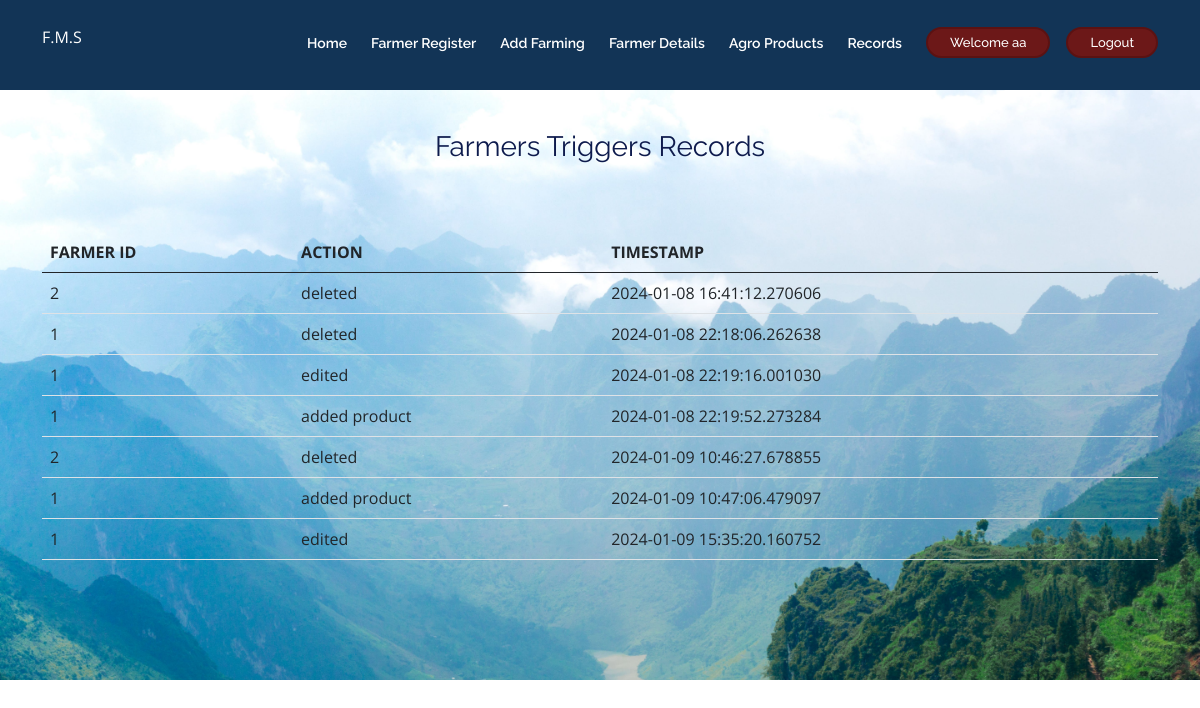
/triggers (signed in), run on the app's committed database.
### main.py (models this page shows)
class User(UserMixin,db.Model):
    id=db.Column(db.Integer,primary_key=True)
    username=db.Column(db.String(50))
    email=db.Column(db.String(50),unique=True)
    password=db.Column(db.String(1000))

class Trig(db.Model):
    id=db.Column(db.Integer,primary_key=True)
    fid=db.Column(db.String(100))
    action=db.Column(db.String(100))
    timestamp=db.Column(db.String(100))

### main.py (the view)
@app.route('/triggers')
@login_required
def triggers():
    query=Trig.query.all()
    return render_template('triggers.html',query=query)

### main.py (called while the page is built)
@login_manager.user_loader
def load_user(user_id):
    return User.query.get(int(user_id))

### templates/triggers.html (shortened to what this page needs)
<!DOCTYPE html>
<html lang="en">
  <head>
  <link href="static/assets/vendor/bootstrap/css/bootstrap.min.css" rel="stylesheet">
  <link href="static/assets/vendor/venobox/venobox.css" rel="stylesheet">
  <link href="static/assets/vendor/font-awesome/css/font-awesome.min.css" rel="stylesheet">
  <link href="static/assets/vendor/owl.carousel/assets/owl.carousel.min.css" rel="stylesheet">
  <link href="static/assets/vendor/aos/aos.css" rel="stylesheet">
  <link href="static/assets/css/style.css" rel="stylesheet">
  </head>
  <body>
    <header id="header" style="background-color:#123456;">
      <div class="container" >
        <div id="logo" class="pull-left" >
          <a href="/" class="scrollto" >F.M.S</a>
        </div>
        <nav id="nav-menu-container">
          <ul class="nav-menu">
            <li class="{% block home %}
            {% endblock home %}"><a href="/" >Home</a></li>
            <li><a href="/register">Farmer Register</a></li>
            <li><a href="/addfarming">Add Farming</a></li>
            <li><a href="/farmerdetails">Farmer Details</a></li>
            <li><a href="/agroproducts">Agro Products</a></li>
            <li><a href="/triggers">Records</a></li>
            {% if current_user.is_authenticated  %}
            <li class="buy-tickets"><a href="">Welcome {{current_user.username}}</a></li>
              <li class="buy-tickets"><a href="/logout">Logout</a></li>
            {% else %}
            <li class="buy-tickets"><a href="/signup">Signin</a></li>
            {% endif %}
          </ul>
        </nav>
      </div>
    </header>
    <div id="trigg">
      {% block body %}
      <h3 class="text-center" ><span>Farmers Triggers Records</span> </h3>
      <br>
      <div class="container mt-4">
        <table class="table">
          <thead class="thead-light">
            <tr>
              <th scope="col">FARMER ID</th>
              <th scope="col">ACTION</th>
              <th scope="col">TIMESTAMP</th>
            </tr>
          </thead>
          <tbody>
          {% for post in query %}
            <tr>
              <td>{{post.fid}}</td>
              <td>{{post.action}}</td>
              <td>{{post.timestamp}}</td>
            </tr>
          {% endfor %}
          </tbody>
        </table>
      </div>
      {% endblock body %}
    </div>
  </body>
</html>

### static/assets/css/style.css (style rules this page uses)
body { background: #fff; color: #2f3138; font-family: "Open Sans", sans-serif; }
a { color: #fff!important; ; text-decoration: none; transition: 0.5s; }
h1, h2, h3, h4, h5, h6 { font-family: "Raleway", sans-serif; font-weight: 400; margin: 0 0 20px 0; padding: 0; color: #0e1b4d; }
@media (prefers-reduced-motion: no-preference) { :root { scroll-behavior: auto; } }
#header { height: 90px; padding: 25px 0; position: fixed; left: 0; top: 0; right: 0; transition: all 0.5s; z-index: 997; }
.nav-menu, .nav-menu * { margin: 0; padding: 0; list-style: none; }
.nav-menu li { position: relative; white-space: nowrap; }
.nav-menu>li { float: left; }
#nav-menu-container { float: right; margin: 0; }
.nav-menu a { padding: 8px; text-decoration: none; display: inline-block; color: rgba(202, 206, 221, 0.8); font-family: "Raleway", sans-serif; font-weight: 600; font-size: 14px; outline: none; }
.nav-menu>li { margin-left: 8px; }
.nav-menu>li>a:before { content: ""; position: absolute; width: 0; height: 2px; bottom: 0; left: 0; background-color: green; visibility: hidden; transition: all 0.3s ease-in-out 0s; }
.nav-menu li.buy-tickets a { color: #fff; background: #6c1818!important; padding: 7px 22px; border-radius: 50px; border: 2px solid #5b1212!important; transition: all ease-in-out 0.3s; font-weight: 500; margin-left: 8px; margin-top: 2px; line-height: 1; font-size: 13px; }
#trigg { position: relative; top:80px; background-image: url('/static/images/im2.jpg'); background-size: cover; height: 600px; padding: 0px; padding-top: 50px; background-color: #f0f0f0; }

### data on the page
User: username "aa"
Trig: fid "2", action "deleted", timestamp "2024-01-08 16:41:12.270606"
Trig: fid "1", action "deleted", timestamp "2024-01-08 22:18:06.262638"
Trig: fid "1", action "edited", timestamp "2024-01-08 22:19:16.001030"
Trig: fid "1", action "added product", timestamp "2024-01-08 22:19:52.273284"
Trig: fid "2", action "deleted", timestamp "2024-01-09 10:46:27.678855"
Trig: fid "1", action "added product", timestamp "2024-01-09 10:47:06.479097"
Trig: fid "1", action "edited", timestamp "2024-01-09 15:35:20.160752"
